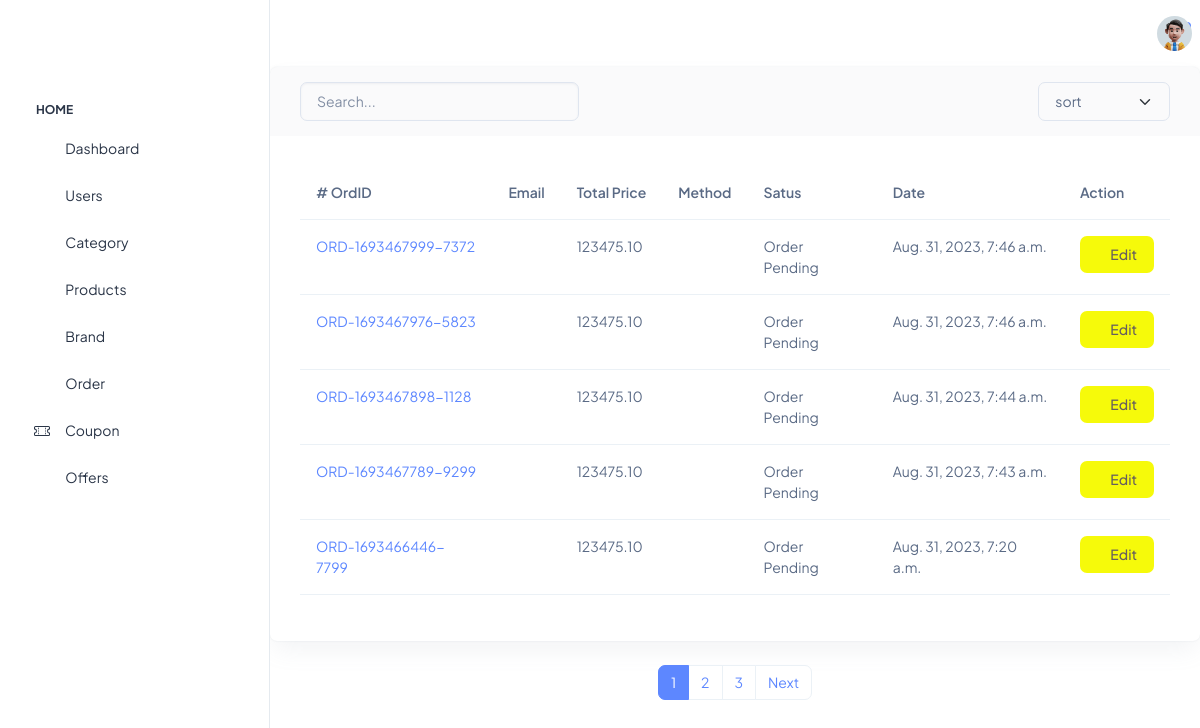
Page /adminpanel/orderManegement/ on the earlier database version.
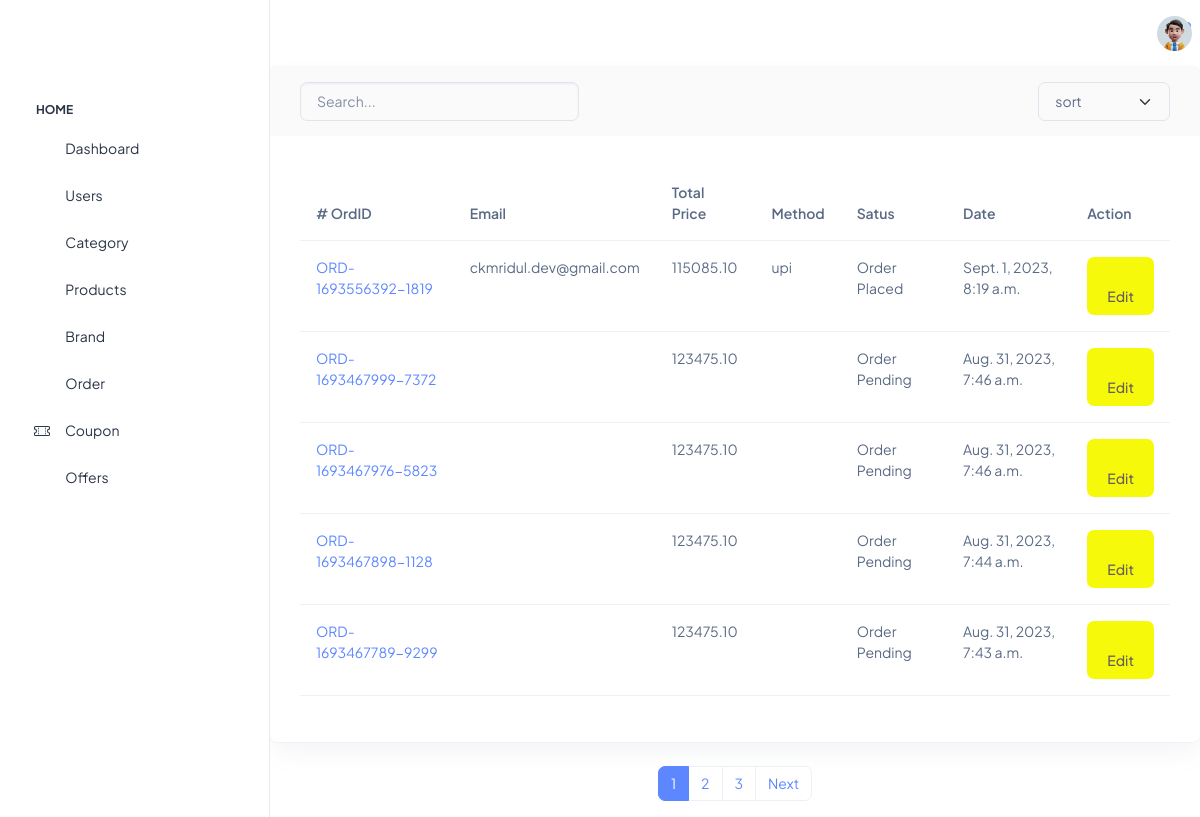
Same page on the later database version.
### order/models.py (models this page shows, shortened)
class Order(BaseModel):
    status_choice = (
        ("Order placed", "Order placed"),
        ("Shipped", "Shipped"),
        ("Delivered", "Delivered"),
        ("Cancelled", "Cancelled"),
    )
    user = models.ForeignKey(
        Profile, on_delete=models.CASCADE, related_name="orders", blank=True, null=True
    )
    session_id = models.CharField(max_length=100)
    payment = models.ForeignKey(
        Payment, on_delete=models.SET_NULL, blank=True, null=True
    )
    order_number = models.CharField(max_length=20)
    coupon_price = models.BigIntegerField(default=0)
    subtotal = models.BigIntegerField(default=0)
    discount = models.BigIntegerField(default=0)
    order_total = models.DecimalField(max_digits=10, decimal_places=2, default=0)
    address = models.ForeignKey(Address, on_delete=models.CASCADE)
    status = models.CharField(
        max_length=15, choices=status_choice, default="Order Pending"
    )
    is_orderd = models.BooleanField(default=False)
    class Meta:
        ordering = ["-created_at"]

class Payment(BaseModel):
    user = models.ForeignKey(Profile, on_delete=models.CASCADE, blank=True, null=True)
    session_id = models.CharField(max_length=100)
    payment_id = models.CharField(max_length=50)
    payment_method = models.CharField(max_length=100)
    amount_paid = models.CharField(max_length=10)
    status = models.CharField(max_length=50)

### account/models.py (models this page shows, shortened)
class Profile(AbstractUser):
    phone = models.BigIntegerField(null=True, blank=True)
    is_email_verified = models.BooleanField(default=False)
    profile_image = models.ImageField(upload_to="profile",null=True, blank=True)

### adminpanel/views.py (the view)
# urls.py: path("orderManegement/", views.orderManegement, name="orderManegement"),
def orderManegement(request):
    order1 = Order.objects.all()
    paginator = Paginator(order1, 5)
    page_number = request.GET.get("page")
    order = paginator.get_page(page_number)
    context = {"orders": order}
    return render(request, "adminpanel/order.html", context)

### templates/adminpanel/order.html (shortened to what this page needs)
{% extends 'adminbase.html' %}
{% load static %}
{% block content %}
<section class="content-main">
    <div class="card mb-4">
        <header class="card-header">
            <div class="row gx-3">
                <div class="col-lg-4 col-md-6 me-auto">
                    <input type="text" placeholder="Search..." class="form-control" />
                </div>
                <div class="col-lg-2 col-6 col-md-3">
                    <select class="form-select">
                        <option>sort</option>
                    </select>
                </div>
            </div>
        </header>
        <div class="card-body">
            <div class="table-responsive">
                <table class="table table-hover">
                    <thead>
                        <tr>
                            <th scope="col"># OrdID</th>
                            <th scope="col">Email</th>
                            <th scope="col">Total Price</th>
                            <th scope="col">Method</th>
                            <th scope="col">Satus</th>
                            <th scope="col">Date</th>
                            <th scope="col">Action</th>
                        </tr>
                    </thead>
                    <tbody>
                        {% for order in orders %}
                        <tr>
                            <td><a href="{% url 'single_order' order.uid %}" >{{order.order_number}}<a></td>
                            <td> {{order.user.email}} </td>
                            <td>{{order.order_total}}</td>
                            <td>{{order.payment.payment_method}}</td>
                            <td>
                                {{order.status}}
                            </td>
                            <td>{{order.created_at}} </td>
                        <td>
                             <button type="button" class="btn btn spacer c"
                             style="background-color: rgb(246, 250, 10); color:rgb(102, 94, 94)"
                             data-bs-toggle="modal" data-bs-target="#confirmEdit{{forloop.counter}}"><i class="ti ti-edit"></i>
                         Edit
                         </button>
                        </td>
                        </tr>
                        {% endfor %}
                    </tbody>
                </table>
            </div>
        </div>
    </div>
</section>
<div class="d-flex justify-content-center">
    <nav aria-label="...">
        <ul class="pagination">
            {% for num in orders.paginator.page_range %}
              {% if num == orders.number %}
                <li class="page-item active">
                  <span class="page-link">{{ num }}</span>
                </li>
              {% else %}
                <li class="page-item">
                  <a class="page-link" href="?page={{ num }}">{{ num }}</a>
                </li>
              {% endif %}
            {% endfor %}
            {% if orders.has_next %}
              <li class="page-item">
                <a class="page-link" href="?page={{ orders.next_page_number }}">Next</a>
              </li>
            {% endif %}
          </ul>
      </nav>
</div>
{% endblock %}

### templates/adminbase.html (shortened to what this page needs)
{% load static %}
<!doctype html>
<html lang="en">
<head>
  <link href="https://cdn.jsdelivr.net/npm/bootstrap@5.3.1/dist/css/bootstrap.min.css" rel="stylesheet">
  <link rel="stylesheet" href="{% static 'adminside/assets/css/styles.min.css' %}" />
</head>
<body>
  <div class="page-wrapper" id="main-wrapper" data-layout="vertical" data-navbarbg="skin6" data-sidebartype="full"
    data-sidebar-position="fixed" data-header-position="fixed">
    <aside class="left-sidebar">
      <div>
        <div class="brand-logo d-flex align-items-center justify-content-between">
        </div>
        <nav class="sidebar-nav scroll-sidebar" data-simplebar="">
          <ul id="sidebarnav">
            <li class="nav-small-cap">
              <span class="hide-menu">Home</span>
            </li>
            <li class="sidebar-item">
              <a class="sidebar-link" href="{% url 'adminpanel' %}" aria-expanded="false">
                <span>
                  <i class="ti ti-layout-dashboard"></i>
                </span>
                <span class="hide-menu">Dashboard</span>
              </a>
            </li>
            <li class="sidebar-item has-submenu">
              <a class="sidebar-link" href="{% url 'usermanage' %}" aria-expanded="false">
                <span>
                  <i class="ti ti-user"></i>
                </span>
                <span class="hide-menu">Users</span>
              </a>
            </li>
            <li class="sidebar-item">
              <a class="sidebar-link" href="{% url 'catagory' %}" aria-expanded="false">
                <span>
                  <i class="ti ti-menu"></i>
                </span>
                <span class="hide-menu">Category</span>
              </a>
            </li>
            <li class="sidebar-item">
              <a class="sidebar-link" href="{% url 'product_view' %}" aria-expanded="false">
                <span>
                  <i class="ti ti-shopping-cart"></i>
                </span>
                <span class="hide-menu">Products</span>
              </a>
            </li>
            <li class="sidebar-item">
              <a class="sidebar-link" href="{% url 'brand' %}" aria-expanded="false">
                <span>
                  <i class="ti ti-plus"></i>
                </span>
                <span class="hide-menu">Brand </span>
              </a>
            </li>
            <li class="sidebar-item">
              <a class="sidebar-link" href="{% url 'orderManegement' %}" aria-expanded="false">
                <span>
                  <i class="ti ti-cards"></i>
                </span>
                <span class="hide-menu">Order</span>
              </a>
            </li>
            <li class="sidebar-item">
              <a class="sidebar-link" href="{% url 'coupon' %}" aria-expanded="false">
                <span>
                </span>
                <span class="hide-menu">Coupon</span>
              </a>
            </li>
            <li class="sidebar-item">
              <a class="sidebar-link" href="{% url 'offers' %}" aria-expanded="false">
                <span>
                  <i class="ti ti-file-description"></i>
                </span>
                <span class="hide-menu">Offers</span>
              </a>
            </li>
          </ul>
        </nav>
      </div>
    </aside>
    <div class="body-wrapper">
        <nav class="navbar navbar-expand-lg navbar-light ">
          <ul class="navbar-nav">
            <li class="nav-item">
              <a class="nav-link nav-icon-hover" href="javascript:void(0)">
                <i class="ti ti-bell-ringing"></i>
              </a>
            </li>
          </ul>
          <div class="navbar-collapse justify-content-end px-0" id="navbarNav">
            <ul class="navbar-nav flex-row ms-auto align-items-center justify-content-end">
              <li class="nav-item dropdown">
                <a class="nav-link nav-icon-hover" href="javascript:void(0)" id="drop2" data-bs-toggle="dropdown"
                  aria-expanded="false">
                  <img src="{% static 'adminside/assets/images/profile/user-1.jpg' %}" alt="" width="35" height="35"
                    class="rounded-circle">
                </a>
              </li>
            </ul>
          </div>
        </nav>
      {% block content %}
      {% endblock %}
    </div>
  </div>
</body>
</html>

Differences in the rows shown:
no longer on this page (row unchanged): Order: order_number "ORD-1693466446-7799", order_total "123475.10", status "Order Pending", created_at "Aug. 31, 2023, 7:20 a.m."
added Order: order_number "ORD-1693556392-1819", user.email "ckmridul.dev@gmail.com", order_total "115085.10", payment.payment_method "upi", status "Order Placed", created_at "Sept. 1, 2023, 8:19 a.m."
